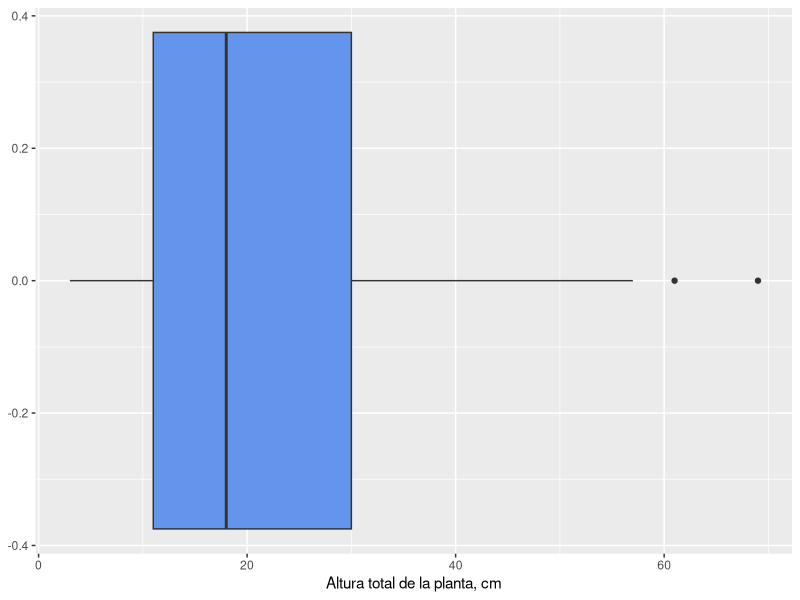

Source code (R):
## ---- chunk 1
knitr::opts_chunk$set(echo = TRUE)
options("yaml.eval.expr" = TRUE)
## ---- chunk 2
# individuos que cumplen la condición
x <- 7
# total de individuos en la muestra
n <- 29
# proporción
p <- x / n
# porcentaje
pciento <- p * 100
# resultados
resulta <- data.frame(x, n, p, pciento)
colnames(resulta) <- c("en Humacao", "Total", "proporción", "%")
resulta
## ---- chunk 3
# tomado de: tutorials-point
# crear la función
getmode <- function(x) {
   uniqv <- unique(x)
   uniqv[which.max(tabulate(match(x, uniqv)))]
}
# vector con números
v <- c(2,1,2,3,1,2,3,4,1,5,5,3,2,3)

# identificación de la moda
result <- getmode(v)
print(result)

# vector con texto
charv <- c("o","it","the","it","it")

# identificación de la moda
result <- getmode(charv)
print(result)
## ---- chunk 4
# mediana caso 1
mediana1 <- median(c(2, 2, 2, 3, 3, 4, 4))
# mediana caso 2
mediana2 <- median(c(2, 2, 2, 3, 4, 4, 4, 4))
# mediana caso 3
mediana3 <- median(c(2, 2, 2, 3, 4, 10, 100, 1000))
medianas <- data.frame(mediana1, mediana2, mediana3)
colnames(medianas) <- c("Caso 1", "Caso 2", "Caso 3")
medianas
## ---- chunk 5
library(readxl)
notas <- read_excel("./data/notas.xlsx")
notas
## ---- chunk 6
frecuencia <- read_excel("./data/notas.xlsx", 
    sheet = "ponderado")
frecuencia
## ---- chunk 7
GPA <- sum(frecuencia$f * frecuencia$valor_nota) / sum(frecuencia$f)
GPA
## ---- chunk 8
# leer los datos
melocactus <- read.csv("./data/melocactus.csv")
# valor máximo
LImax <- max(melocactus$longinflo)
# valor mínimo
LImin <- min(melocactus$longinflo)
# rango
Rango <- LImax - LImin
resultados <- data.frame(LImax, LImin, Rango)
resultados
## ---- chunk 9
# leer los datos
melocactus <- read.csv("./data/melocactus.csv")
# cálculo de percentilas
summary(melocactus$longinflo)
# otras percentilas
quantile(melocactus$longinflo, c(0.05, 0.90, 0.95))
## ---- chunk 10
library(ggplot2)
ggplot(melocactus, aes(x=alturatotal)) + geom_boxplot(fill="cornflowerblue") +
  labs(x = "Altura total de la planta, cm")
